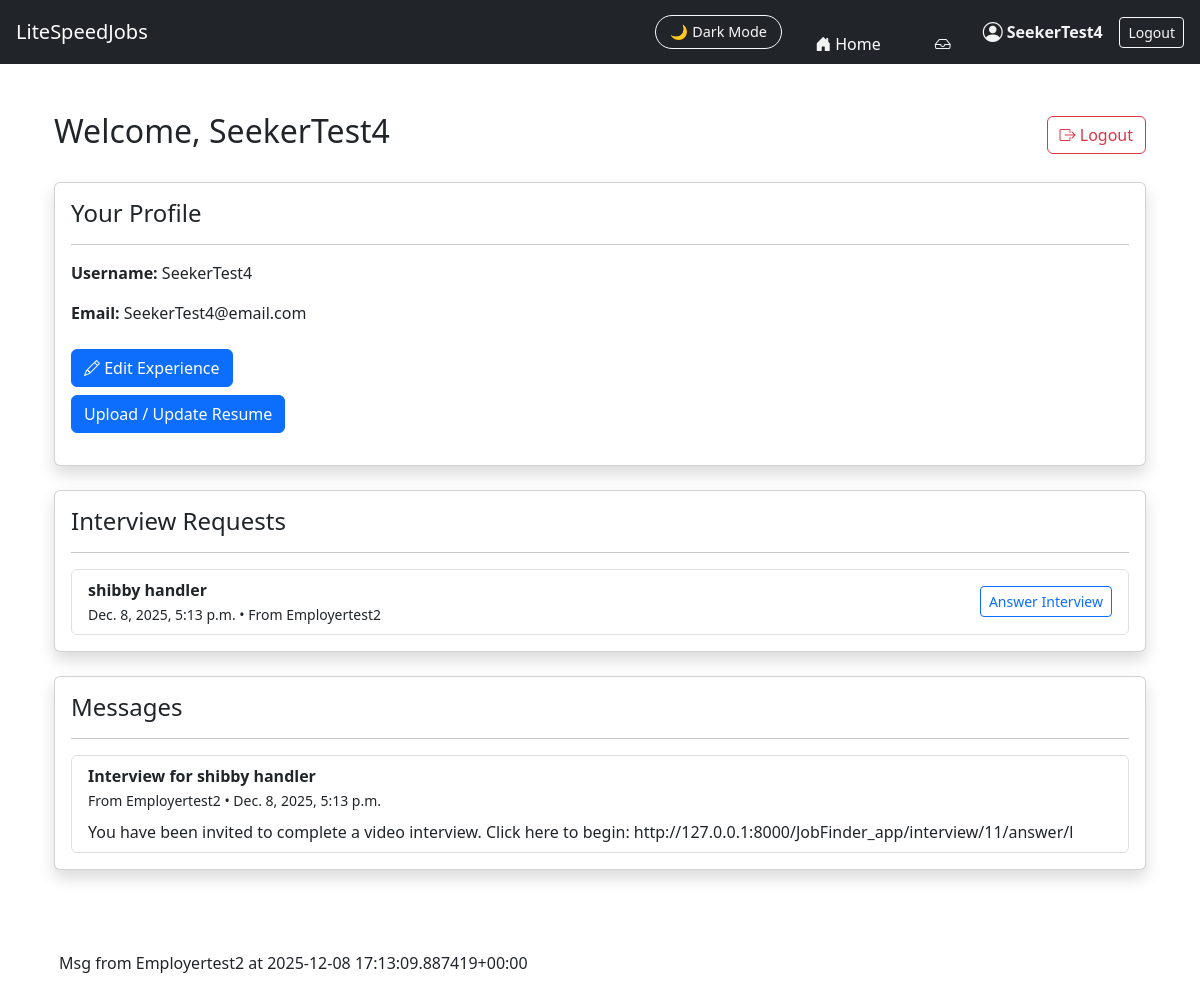
Screenshot of /JobFinder_app/seeker_dashboard/ (signed in) with the database file from the repository.
### JobFinder_app/models.py (models this page shows, shortened)
class InterviewAssignment(models.Model):
    job = models.ForeignKey(Job, on_delete=models.CASCADE)
    employer = models.ForeignKey(
        User, on_delete=models.CASCADE, related_name="interview_assignments_sent"
    )
    seeker = models.ForeignKey(
        User, on_delete=models.CASCADE, related_name="interview_assignments_received"
    )
    questions = models.TextField()
    assigned_at = models.DateTimeField(auto_now_add=True)
    completed = models.BooleanField(default=False)
    employer_marked_hire = models.BooleanField(default=False)
    superuser_notified = models.BooleanField(default=False)

class Job(models.Model):
    user = models.ForeignKey(User, on_delete=models.CASCADE)  # Employer account
    title = models.CharField(max_length=255)
    location = models.CharField(max_length=255, blank=True)
    description = models.TextField(blank=True, default="No description provided.")
    interview_questions = models.TextField(
        blank=True,
        help_text="Enter one question per line."
    )
    created_at = models.DateTimeField(auto_now_add=True)

class Message(models.Model):
    sender = models.ForeignKey(
        User, on_delete=models.CASCADE, related_name="sent_messages"
    )
    receiver = models.ForeignKey(
        User, on_delete=models.CASCADE, related_name="received_messages"
    )
    conversation = models.ForeignKey("Conversation", on_delete=models.CASCADE, related_name="messages", null=True, blank=True)
    subject = models.CharField(max_length=255)
    body = models.TextField(blank=True, default="The body was not filled in.")
    attachement = models.FileField(upload_to="messages_attachments/", null=True, blank=True)
    job = models.ForeignKey(Job, on_delete=models.CASCADE, null=True, blank=True)
    created_at = models.DateTimeField(auto_now_add=True)
    is_read = models.BooleanField(default=False)
    def __str__(self):
        return f"Msg from {self.sender} at {self.created_at}"

### JobFinder_app/views.py (the view)
# urls.py: path("seeker_dashboard/", views.seeker_dashboard, name="seeker_dashboard"),
def seeker_dashboard(request):
    assignments = InterviewAssignment.objects.filter(seeker=request.user).order_by("-assigned_at")
    messages = Message.objects.filter(receiver=request.user).order_by("-created_at")
    return render(request, "JobFinder_app/seeker_dashboard.html", {
        "assignments": assignments,
        "messages": messages,
    })

### JobFinder_app/templates/JobFinder_app/seeker_dashboard.html (shortened to what this page needs)
{% extends "JobFinder_app/base.html" %}
{% block content %}
<div class="container mt-4">
    <div class="d-flex justify-content-between align-items-center mb-4">
        <h2>Welcome, {{ request.user.username }}</h2>
        <a href="{% url 'logout' %}" class="btn btn-outline-danger">
            <i class="bi bi-box-arrow-right"></i> Logout
        </a>
    </div>
    <div class="card shadow mb-4">
        <div class="card-body">
            <h4>Your Profile</h4>
            <hr>
            <p><strong>Username:</strong> {{ request.user.username }}</p>
            <p><strong>Email:</strong> {{ request.user.email }}</p>
            <a href="{% url 'seeker_form1' %}" class="btn btn-primary mt-2">
                <i class="bi bi-pencil"></i> Edit Experience
            </a>
            <p><a href="{% url 'upload_resume' %}" class="btn btn-primary mt-2">
                    Upload / Update Resume
                </a>
            </p>
        </div>
    </div>
    <div class="card shadow mb-4">
        <div class="card-body">
            <h4>Interview Requests</h4>
            <hr>
            {% if assignments %}
                <ul class="list-group">
                    {% for a in assignments %}
                        <li class="list-group-item d-flex justify-content-between align-items-center">
                            <div>
                                <strong>{{ a.job.title }}</strong><br>
                                <small class="dark-muted">
                                    {{ a.assigned_at }} • From {{ a.employer.username }}
                                </small>
                            </div>
                            {% if a.completed %}
                                <span class="badge bg-success">Completed</span>
                            {% else %}
                                <a href="{% url 'answer_interview' a.id %}"
                                   class="btn btn-sm btn-outline-primary">
                                    Answer Interview
                                </a>
                            {% endif %}
                        </li>
                    {% endfor %}
                </ul>
            {% else %}
                <p class="text-muted">No interview assignments yet.</p>
            {% endif %}
        </div>
    </div>
    <div class="card shadow mb-4">
        <div class="card-body">
            <h4>Messages</h4>
            <hr>
            {% if messages %}
                <ul class="list-group">
                    {% for m in messages %}
                        <li class="list-group-item">
                            <strong>{{ m.subject }}</strong><br>
                            <small class="dark-muted">From {{ m.sender.username }} • {{ m.created_at }}</small>
                            {% if m.body %}
                                <p class="mt-2 mb-0">{{ m.body }}</p>
                            {% endif %}
                        </li>
                    {% endfor %}
                </ul>
            {% else %}
                <p class="text-muted">Your inbox is empty.</p>
            {% endif %}
        </div>
    </div>
</div>
{% endblock %}

### JobFinder_app/templates/JobFinder_app/base.html (shortened to what this page needs)
<!DOCTYPE html>
<html lang="en" data-theme="light">
<head>
    <link href="https://cdn.jsdelivr.net/npm/bootstrap@5.3.2/dist/css/bootstrap.min.css" rel="stylesheet">
    <link href="https://cdn.jsdelivr.net/npm/bootstrap-icons@1.11.1/font/bootstrap-icons.css" rel="stylesheet">
</head>
<body>
{% load message_tags %}
<nav class="navbar navbar-expand-lg navbar-dark bg-dark px-3">
    <a class="navbar-brand" href="/">LiteSpeedJobs</a>
    <div class="ms-auto d-flex align-items-center">
        <button id="darkModeToggle" class="btn btn-outline-light ms-3">
            🌙 Dark Mode
        </button>&nbsp;&nbsp;&nbsp;&nbsp;&nbsp;&nbsp;&nbsp;&nbsp;
        <li class="nav-item">
            <a class="nav-link d-flex align-items-center home-link"
            href="{% url 'landing' %}">
                <i class="bi bi-house-door-fill me-1 nav-icon"></i>
                <span class="d-none d-md-inline">Home</span>&nbsp;&nbsp;&nbsp;&nbsp;&nbsp;
            </a>
        </li>
        {% if user.is_authenticated %}&nbsp;&nbsp;&nbsp;&nbsp;&nbsp;&nbsp;&nbsp;&nbsp;
        <li class="nav-item position-relative">
            <a href="{% url 'inbox_pro' %}" class="nav-link">
                <i class="bi bi-inbox"></i>
            </a>
        </li>
        {% else %}
        <li class="nav-item">
            <a href="{% url 'login' %}" class="nav-link">
                <i class="bi bi-inbox"></i>
            </a>
        </li>
        {% endif %}&nbsp;&nbsp;&nbsp;&nbsp;&nbsp;&nbsp;
        {% if request.user.is_authenticated %}
            <a href="{% url 'role_redirect' %}"
                class="nav-link d-flex align-items-center gap-1 user-link">
                <i class="bi bi-person-circle nav-icon fs-5"></i>
             <span class="d-none d-md-inline">
                 <strong>{{ request.user.username }}</strong>&nbsp;&nbsp;&nbsp;&nbsp;
            </span>
            <a href="{% url 'logout' %}" class="btn btn-outline-light btn-sm">Logout</a>
        {% endif %}
    </div>
</nav>
<div class="container py-4">
    {% block content %}{% endblock %}
</div>
{% if messages %}
<div class="container mt-3">
    {% for message in messages %}
        <div class="alert alert-{{ message.tags }} mb-2">
            {{ message }}
        </div>
    {% endfor %}
</div>
{% endif %}
</body>
</html>

### JobFinder_app/templates/JobFinder_app/base.html (style rules this page uses)
:root { --ls-bg: #ffffff; --ls-bg-card: #f7f9fc; --ls-text: #141414; --ls-text-muted: #555; --ls-border: #e4e7ec; --ls-icon-color: #f1f3f5; --ls-primary: #4dabf7; --ls-dark-bg: #0e1116; --ls-dark-bg-card: #1a1d24; --ls-dark-border: #2b2e36; --ls-dark-text: #f1f3f7; --ls-dark-muted: #b7bcc7; }
body { transition: background 0.3s ease, color 0.3s ease; }
.navbar { transition: background 0.3s ease; }
.card { transition: background 0.3s ease, border 0.3s ease; }
.btn { transition: background 0.25s ease, color 0.25s ease, border 0.25s ease; }
.navbar .nav-link i, .navbar .inbox-icon { color: var(--ls-icon-color) !important; transition: color 0.2s ease; }
.user-link .nav-icon, .user-link span { color: var(--ls-icon-color); transition: color 0.2s ease; font-weight: 500; }
.home-link, .home-link i { color: #ffffff !important; }
#darkModeToggle { font-size: 0.9rem; border-radius: 25px; padding: 5px 14px; cursor: pointer; }

### rows the page displays
InterviewAssignment: job "shibby handler", assigned_at "Dec. 8, 2025, 5:13 p.m.", employer.username "Employertest2", completed "Answer Interview"
Message: subject "Interview for shibby handler", sender.username "Employertest2", created_at "Dec. 8, 2025, 5:13 p.m.", body "You have been invited to complete a video interview. Click here to begin: http://127.0.0.1:8000/JobFinder_app/interview/11/answer/l", sender+created_at "Msg from Employertest2 at 2025-12-08 17:13:09.887419+00:00"

### other values shown
{{ request.user.username }} "SeekerTest4"
{{ request.user.email }} "SeekerTest4@email.com"
